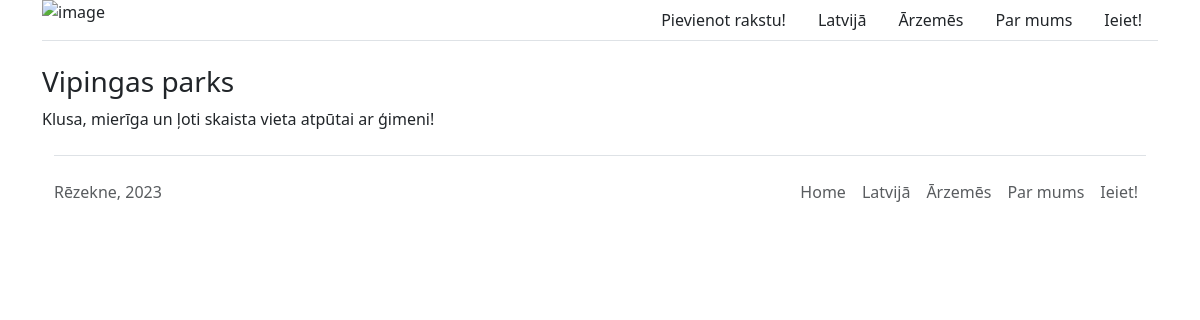
/article/6/, run on the app's committed database.
### main/models.py (models this page shows, shortened)
class Article(models.Model):
    title = models.CharField(max_length=30)
    text = models.TextField()
    image = models.ImageField(blank=True)
    category = models.ForeignKey(Category, on_delete=models.CASCADE, blank=True, null=True)
    pub_date = models.DateTimeField(auto_now_add=True, blank=True, null=True)

### main/views.py (the view)
# urls.py: path("article/<int:article_id>/", views.article, name="article"),
def article(request, article_id):
    data = Article.objects.get(id=article_id)
    return render(request, "article.html", {"article": data})

### main/template/article.html (shortened to what this page needs)
{% extends 'base.html' %}
{% block content %}
    <h3>{{ article.title }}</h3>
    <p>{{ article.text }}</p>
{% endblock content %}

### main/static/CSS/base.css (style rules this page uses)
body { margin: 0px; padding: 0px; }

### data on the page
Article: title "Vipingas parks", text "Klusa, mierīga un ļoti skaista vieta atpūtai ar ģimeni!"
